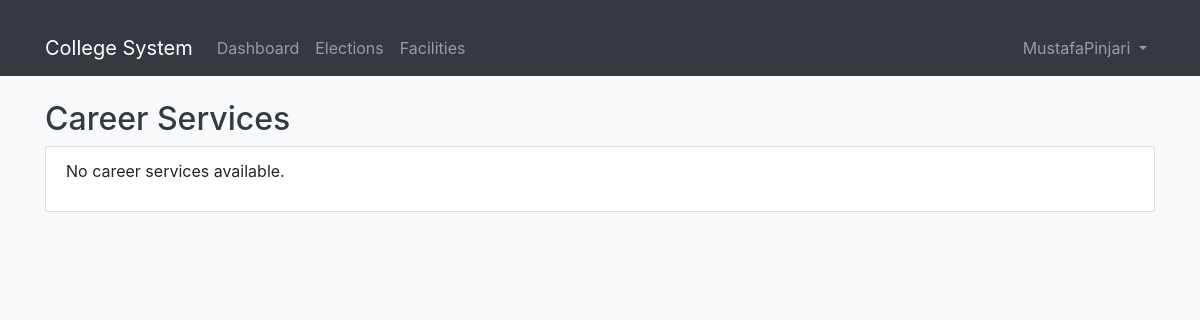
The app's page /facilities/career-services/ (signed in), older data.
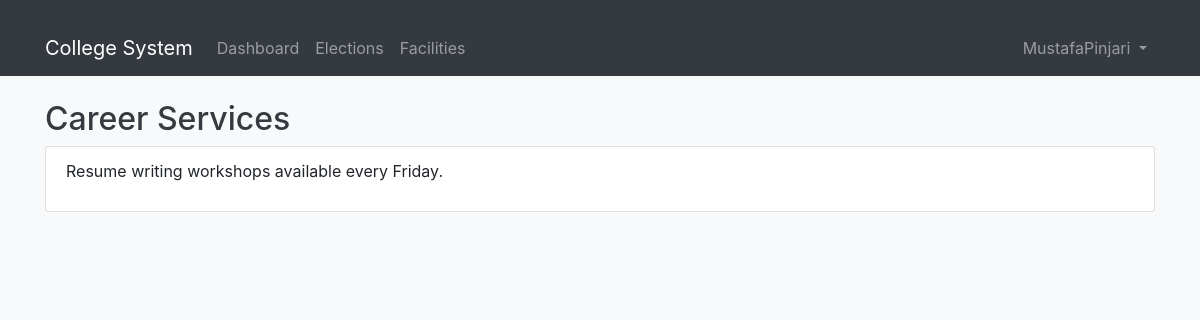
The same page, newer data.
### facilities/models.py (models this page shows, shortened)
class CareerService(models.Model):
    description = models.TextField()

### facilities/views.py (the view)
# urls.py: path('career-services/', views.career_services, name='career_services'),
@login_required
def career_services(request):
    services = CareerService.objects.all()
    return render(request, 'facilities/career_services.html', {'services': services})

### facilities/templates/facilities/career_services.html (shortened to what this page needs)
{% extends 'base.html' %}
{% block content %}
<h2>Career Services</h2>
<div class="list-group">
    {% for service in services %}
    <div class="list-group-item">
        <p>{{ service.description }}</p>
    </div>
    {% empty %}
    <div class="list-group-item">
        <p>No career services available.</p>
    </div>
    {% endfor %}
</div>
{% endblock %}

Row changes from the older to the newer data that the page shows:
added CareerService: description "Resume writing workshops available every Friday."
Text that changed along with them:
text no longer shown: "No career services available."
